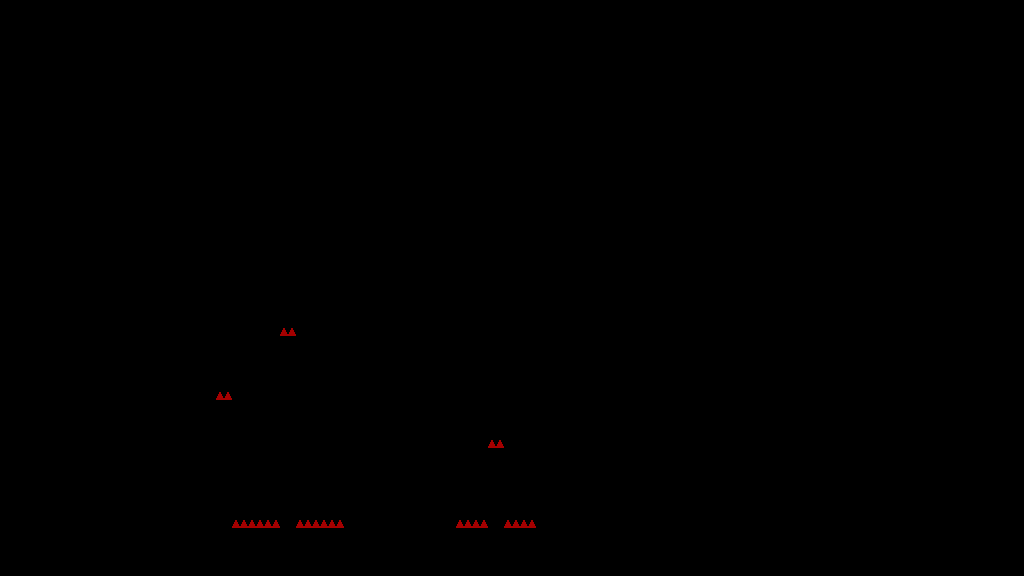

This is a level from a 2D game, rendered from its Tiled map with the project's own tilesets. A one-line summary and the map file follow, with tile-layer data summarised:
An orthogonal 128x72 tile map with 8x8 px tiles, 1 tile layer (T_Spikes) and 39 objects.

<map version="1.4" tiledversion="1.4.3" orientation="orthogonal" renderorder="right-down" width="128" height="72" tilewidth="8" tileheight="8" infinite="0" nextlayerid="6" nextobjectid="328">
 <tileset firstgid="1" source="../../../Sprites/Tiles/DEV/flat/T_spr_nv_flat_0.tsx" />
 <layer id="1" name="T_Spikes" width="128" height="72">
  <data>[9216 cells, 26 non-empty, 1 distinct tile ids]</data>
 </layer>
 <objectgroup id="2" name="C_Solid">
  <object id="294" x="216" y="400" width="16" height="128" />
  <object id="295" x="152" y="160" width="16" height="256" />
  <object id="296" x="216" y="160" width="16" height="192" />
  <object id="297" x="280" y="336" width="16" height="192" />
  <object id="301" x="16" y="528" width="608" height="16" />
  <object id="302" x="344" y="336" width="112" height="192" />
  <object id="303" x="280" y="160" width="16" height="128" />
  <object id="306" x="152" y="144" width="304" height="16" />
  <object id="311" x="536" y="256" width="16" height="272" />
  <object id="312" x="488" y="160" width="16" height="232" />
  <object id="313" x="488" y="448" width="16" height="80" />
  <object id="314" x="504" y="64" width="48" height="96" />
  <object id="315" x="344" y="256" width="32" height="80" />
  <object id="316" x="376" y="256">
   <polygon points="0,0 0,80 80,80" />
  </object>
  <object id="317" x="440" y="0" width="16" height="144" />
  <object id="318" x="488" y="48" width="16" height="112" />
  <object id="319" x="504" y="48" width="384" height="16" />
  <object id="320" x="456" y="0" width="480" height="16" />
  <object id="321" x="584" y="96" width="336" height="16" />
  <object id="322" x="920" y="16" width="16" height="96" />
  <object id="323" x="584" y="112" width="16" height="48" />
  <object id="324" x="456" y="16">
   <polygon points="0,0 32,0 0,32" />
  </object>
  <object id="325" x="920" y="64">
   <polygon points="0,0 -32,32 0,32" />
  </object>
  <object id="326" x="624" y="512" width="96" height="16" />
  <object id="327" x="16" y="472" width="200" height="56" />
 </objectgroup>
 <objectgroup id="5" name="DEV" visible="0">
  <object id="185" x="752" y="88">
   <polygon points="0,0 24,24 0,24" />
  </object>
  <object id="186" x="824" y="120">
   <polygon points="0,0 24,-24 24,0" />
  </object>
  <object id="187" x="856" y="112">
   <polygon points="0,0 48,0 0,48" />
  </object>
  <object id="188" x="848" y="48">
   <polygon points="0,0 0,48 -48,0" />
  </object>
  <object id="189" x="872" y="184">
   <polygon points="0,0 32,-32 32,0" />
  </object>
  <object id="190" x="712" y="96">
   <polygon points="0,0 24,-24 24,0" />
  </object>
  <object id="191" x="768" y="48">
   <polygon points="0,0 24,24 0,24" />
  </object>
  <object id="192" x="656" y="48">
   <polygon points="0,0 24,24 0,24" />
  </object>
  <object id="193" x="880" y="64">
   <polygon points="0,0 0,24 -24,0" />
  </object>
  <object id="194" x="696" y="48">
   <polygon points="0,0 24,0 0,24" />
  </object>
  <object id="195" x="800" y="112">
   <polygon points="0,0 8,8 0,8" />
  </object>
  <object id="196" x="832" y="144">
   <polygon points="0,0 8,0 0,8" />
  </object>
  <object id="197" x="736" y="48">
   <polygon points="0,0 8,0 0,8" />
  </object>
 </objectgroup>
 <objectgroup id="3" name="C_Balls">
  <object id="310" x="312" y="456" width="8" height="8" />
 </objectgroup>
 <objectgroup id="4" name="C_Orbs" />
</map>
